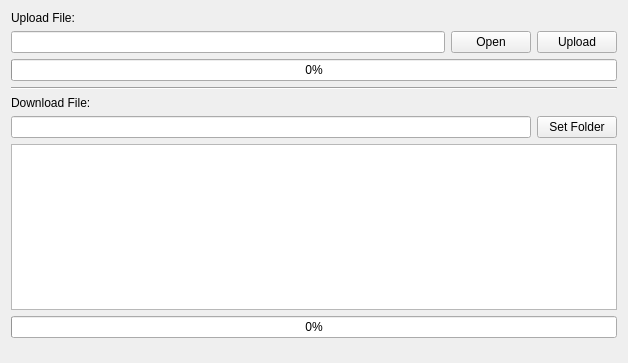
<?xml version="1.0" encoding="UTF-8"?>
<ui version="4.0">
 <class>MainWindow</class>
 <widget class="QMainWindow" name="MainWindow">
  <property name="geometry">
   <rect>
    <x>0</x>
    <y>0</y>
    <width>628</width>
    <height>363</height>
   </rect>
  </property>
  <property name="windowTitle">
   <string>MainWindow</string>
  </property>
  <widget class="QWidget" name="centralWidget">
   <layout class="QVBoxLayout" name="verticalLayout">
    <item>
     <widget class="QLabel" name="label">
      <property name="text">
       <string>Upload File:</string>
      </property>
     </widget>
    </item>
    <item>
     <layout class="QHBoxLayout" name="horizontalLayout">
      <item>
       <widget class="QLineEdit" name="uploadFileInput"/>
      </item>
      <item>
       <widget class="QPushButton" name="openButton">
        <property name="text">
         <string>Open</string>
        </property>
       </widget>
      </item>
      <item>
       <widget class="QPushButton" name="uploadButton">
        <property name="text">
         <string>Upload</string>
        </property>
       </widget>
      </item>
     </layout>
    </item>
    <item>
     <widget class="QProgressBar" name="uploadProgress">
      <property name="value">
       <number>0</number>
      </property>
     </widget>
    </item>
    <item>
     <widget class="Line" name="line">
      <property name="orientation">
       <enum>Qt::Horizontal</enum>
      </property>
     </widget>
    </item>
    <item>
     <widget class="QLabel" name="label_2">
      <property name="text">
       <string>Download File:</string>
      </property>
     </widget>
    </item>
    <item>
     <layout class="QHBoxLayout" name="horizontalLayout_2">
      <property name="topMargin">
       <number>0</number>
      </property>
      <item>
       <widget class="QLineEdit" name="downloadPath"/>
      </item>
      <item>
       <widget class="QPushButton" name="setFolderButton">
        <property name="text">
         <string>Set Folder</string>
        </property>
       </widget>
      </item>
     </layout>
    </item>
    <item>
     <widget class="QListWidget" name="fileList"/>
    </item>
    <item>
     <widget class="QProgressBar" name="downloadProgress">
      <property name="value">
       <number>0</number>
      </property>
     </widget>
    </item>
    <item>
     <spacer name="verticalSpacer">
      <property name="orientation">
       <enum>Qt::Vertical</enum>
      </property>
      <property name="sizeHint" stdset="0">
       <size>
        <width>20</width>
        <height>40</height>
       </size>
      </property>
     </spacer>
    </item>
   </layout>
  </widget>
 </widget>
 <layoutdefault spacing="6" margin="11"/>
 <resources/>
 <connections/>
</ui>
